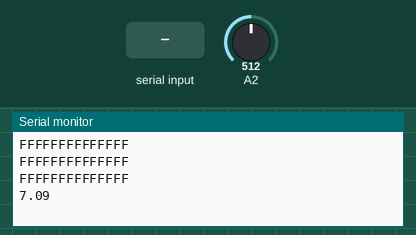
Bench run of a sketch on a simulated Arduino Uno, built with avr-gcc and run on an emulated ATmega328P. Parts: the last lines printed to the serial monitor. The test bench sets the inputs (shaded band); at power-on: A2 = 512.

Above: at 1.2 s.
1.3 s: "1" received over the second serial link
3.8 s: "0" received over the second serial link
At 4.57 s:
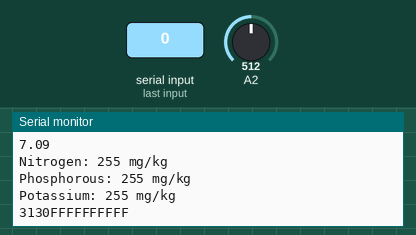
5.8 s: "2" received over the second serial link
At 8.93 s:
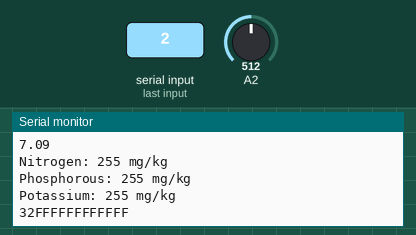
10.2 s: A2 set to 716
At 11.5 s:
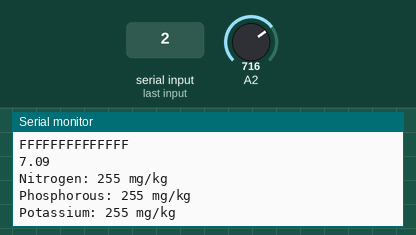
11.7 s: A2 set to 900
At 13.95 s:
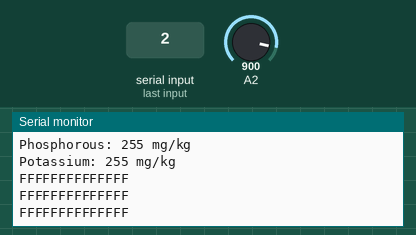

Measured:
- after the input at 3.8 s, the serial monitor: prints a new line after 0.58 s (image 1)
- after the input at 5.8 s, the serial monitor: prints a new line after 2.9 s (image 2)

The sketch:

npk_ard.ino
```cpp
#include <SoftwareSerial.h>
#include <Wire.h>

#define RE 8
#define DE 7
byte val1,val2,val3,val4;
 #define ANSWERSIZE 17
//const byte code[]= {0x01, 0x03, 0x00, 0x1e, 0x00, 0x03, 0x65, 0xCD};
const byte nitro[] = {0x01,0x03, 0x00, 0x1e, 0x00, 0x01, 0xe4, 0x0c};
const byte phos[] = {0x01,0x03, 0x00, 0x1f, 0x00, 0x01, 0xb5, 0xcc};
const byte pota[] = {0x01,0x03, 0x00, 0x20, 0x00, 0x01, 0x85, 0xc0};

byte values[11];
SoftwareSerial mod(10,11);
 String m1 = "";
String m2 = "";
String m3 = "";
String m4 = "";
String msg = "";

float calibration_value = 21.34;
int phval = 0;
unsigned long int avgval;
int buffer_arr[10],temp;

void setup() {
  Serial.begin(9600);
  mod.begin(9600);
Wire.begin(8);

// Wire.onReceive(receiveEvent);/* join i2c bus with address 8 */
  /* register receive event */
 Wire.onRequest(requestEvent);
  pinMode(RE, OUTPUT);
  pinMode(DE, OUTPUT);


}

void loop() {

  val1 = nitrogen();
  delay(250);
  val2 = phosphorous();
  delay(250);
  val3 = potassium();
  delay(250);
  val4 = phcal();
  delay(250);

 m1 = String(val1);
 m2 = String(val2);
 m3 = String(val3);
 m4 = String(val4);

 msg = String(m1)+String(m2)+String(m3)+String(m4)+String( m1.length())+String( m2.length())+String( m3.length())+String( m4.length());
  Serial.print("Nitrogen: ");
  Serial.print(val1);
  Serial.println(" mg/kg");
  Serial.print("Phosphorous: ");
  Serial.print(val2);
  Serial.println(" mg/kg");
  Serial.print("Potassium: ");
  Serial.print(val3);
  Serial.println(" mg/kg");
  delay(2000);

}

byte nitrogen(){
  digitalWrite(DE,HIGH);
  digitalWrite(RE,HIGH);
  delay(10);
  if(mod.write(nitro,sizeof(nitro))==8){
    digitalWrite(DE,LOW);
    digitalWrite(RE,LOW);
    for(byte i=0;i<7;i++){
    //Serial.print(mod.read(),HEX);
    values[i] = mod.read();
    Serial.print(values[i],HEX);
    }
    Serial.println();
  }
  return values[4];
}

byte phosphorous(){
  digitalWrite(DE,HIGH);
  digitalWrite(RE,HIGH);
  delay(10);
  if(mod.write(phos,sizeof(phos))==8){
    digitalWrite(DE,LOW);
    digitalWrite(RE,LOW);
    for(byte i=0;i<7;i++){
    //Serial.print(mod.read(),HEX);
    values[i] = mod.read();
    Serial.print(values[i],HEX);
    }
    Serial.println();
  }
  return values[4];
}

byte potassium(){
  digitalWrite(DE,HIGH);
  digitalWrite(RE,HIGH);
  delay(10);
  if(mod.write(pota,sizeof(pota))==8){
    digitalWrite(DE,LOW);
    digitalWrite(RE,LOW);
    for(byte i=0;i<7;i++){
    //Serial.print(mod.read(),HEX);
    values[i] = mod.read();
    Serial.print(values[i],HEX);
    }
    Serial.println();
  }
  return values[4];
}

float phcal(){
 for(int i=0;i<10;i++)
 {
 buffer_arr[i]=analogRead(A2);
 delay(30);
 }
 for(int i=0;i<9;i++)
 {
 for(int j=i+1;j<10;j++)
 {
 if(buffer_arr[i]>buffer_arr[j])
 {
 temp=buffer_arr[i];
 buffer_arr[i]=buffer_arr[j];
 buffer_arr[j]=temp;
 }
 }
 }
 avgval=0;
 for(int i=2;i<8;i++)
 avgval+=buffer_arr[i];
 float volt=(float)avgval*5.0/1024/6;
 float ph_act = -5.70 * volt + calibration_value;
 Serial.println(ph_act);
 delay(1000);
return ph_act;
}


void requestEvent() {
 byte response[ANSWERSIZE];

  // Format answer as array
  for (byte i=0;i<ANSWERSIZE;i++) {
   response[i] = (byte)msg.charAt(i);
   Serial.print(response[i]);
    }
  // Send response back to Master
  Wire.write(response,sizeof(response));

  // Print to Serial Monitor
  Serial.println("Request event");
}
```
